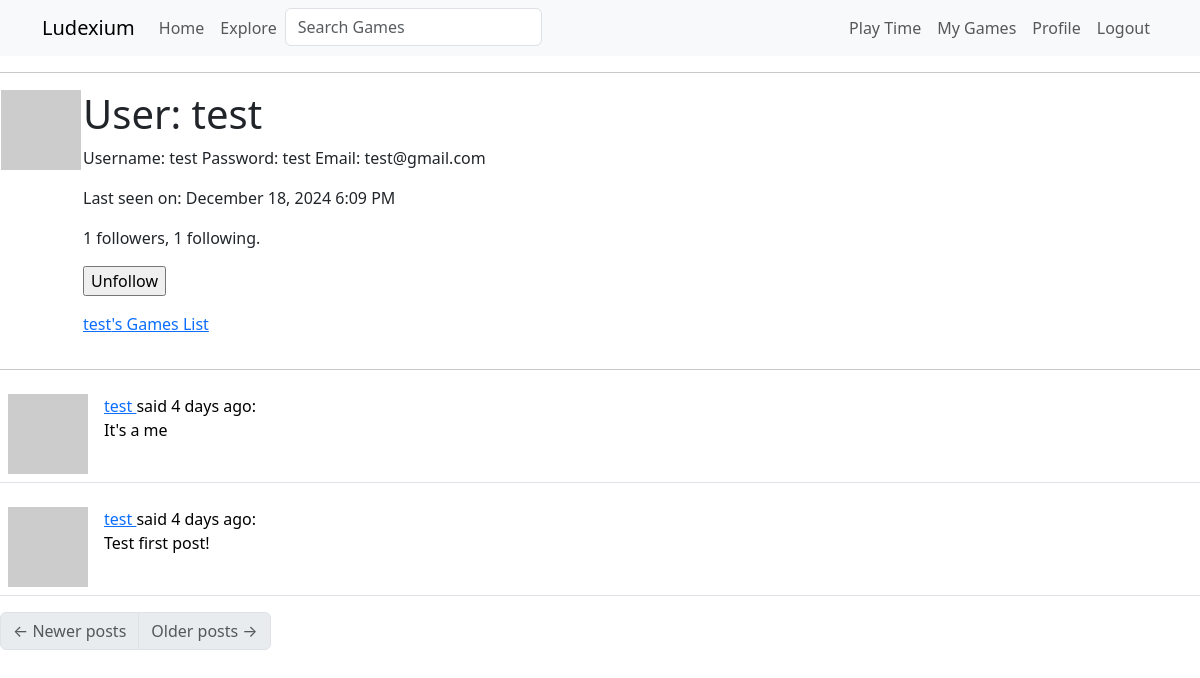
The page /user/test (signed in) on the database as committed earlier.
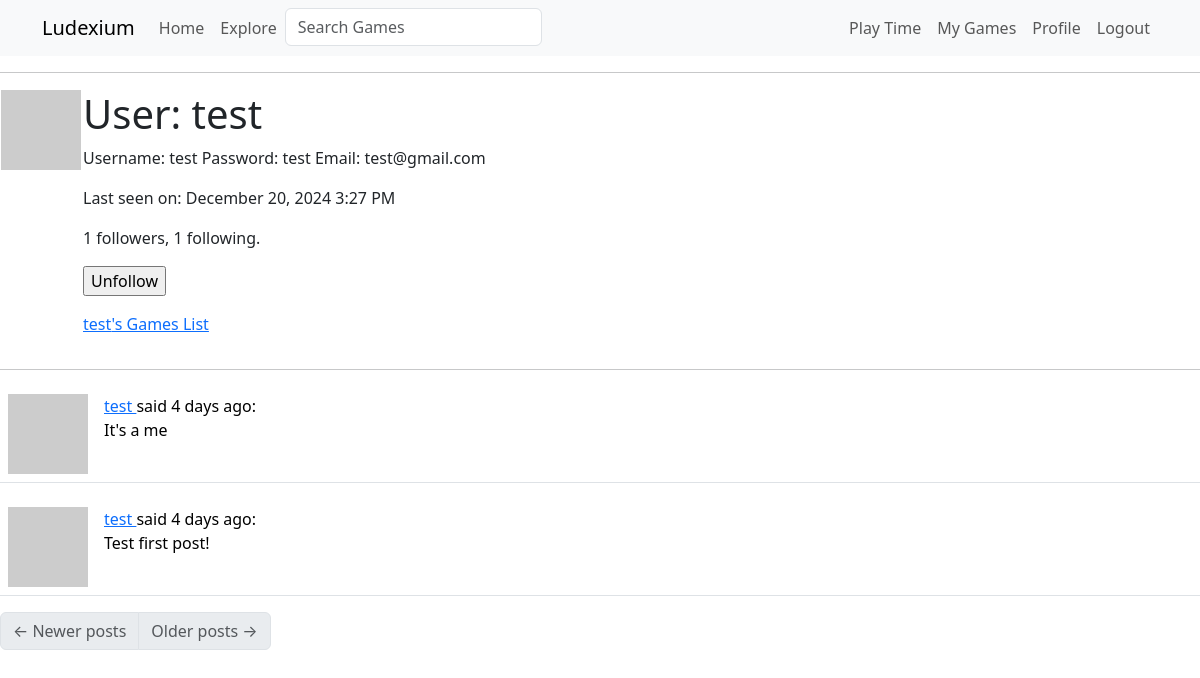
The same page on the database as committed later.
### app/models.py (models this page shows, shortened)
class User(UserMixin, db.Model):
    id: so.Mapped[int] = so.mapped_column(primary_key=True)
    username: so.Mapped[str] = so.mapped_column(sa.String(64), index=True, unique=True)
    email: so.Mapped[str] = so.mapped_column(sa.String(120), index=True, unique=True)
    password_hash: so.Mapped[Optional[str]] = so.mapped_column(sa.String(256))
    about_me: so.Mapped[Optional[str]] = so.mapped_column(sa.String(140))
    last_seen: so.Mapped[Optional[datetime]] = so.mapped_column(default=lambda: datetime.now(timezone.utc))
    played_games: so.WriteOnlyMapped[Play] = so.relationship('Play', back_populates='user', lazy='dynamic')
    posts: so.WriteOnlyMapped['Post'] = so.relationship(back_populates='author')
    following: so.WriteOnlyMapped['User'] = so.relationship(
        secondary=followers, primaryjoin=(followers.c.follower_id == id),
        secondaryjoin=(followers.c.followed_id == id),
        back_populates='followers')
    followers: so.WriteOnlyMapped['User'] = so.relationship(
        secondary=followers, primaryjoin=(followers.c.followed_id == id),
        secondaryjoin=(followers.c.follower_id == id),
        back_populates='following')
    def avatar(self, size):
        digest = md5(self.email.lower().encode('utf-8')).hexdigest()
        return f'https://www.gravatar.com/avatar/{digest}?d=identicon&s={size}'
    def is_following(self, user):
        query = self.following.select().where(User.id == user.id)
        return db.session.scalar(query) is not None
    def followers_count(self):
        query = sa.select(sa.func.count()).select_from(
            self.followers.select().subquery())
        return db.session.scalar(query)
    def following_count(self):
        query = sa.select(sa.func.count()).select_from(
            self.following.select().subquery())
        return db.session.scalar(query)

### app/routes.py (the view)
@app.route('/user/<username>')
@login_required
def user(username):
    user = db.first_or_404(sa.select(User).where(User.username == username))
    page = request.args.get('page', 1, type=int)
    query = user.posts.select().order_by(Post.timestamp.desc())
    posts = db.paginate(query, page=page,
                        per_page=app.config['POSTS_PER_PAGE'],
                        error_out=False)
    next_url = url_for('user', username=user.username, page=posts.next_num) if posts.has_next else None
    prev_url = url_for('user', username=user.username, page=posts.prev_num) if posts.has_prev else None
    form = EmptyForm()
    return render_template('user.html', user=user, posts=posts.items,
                           next_url=next_url, prev_url=prev_url, form=form)

### app/forms.py
class SearchForm(FlaskForm):
    q = StringField('Search Games', validators=[DataRequired()])
    def __init__(self, *args, **kwargs):
        if 'formdata' not in kwargs:
            kwargs['formdata'] = request.args
        if 'meta' not in kwargs:
            kwargs['meta'] = {'csrf': False}
        super(SearchForm, self).__init__(*args, **kwargs)

class EmptyForm(FlaskForm):
    submit = SubmitField('Submit')

### app/models.py (called while the page is built)
@login.user_loader
def load_user(id):
    return db.session.get(User, int(id))

### app/routes.py (called while the page is built)
@app.before_request
def before_request():
    if current_user.is_authenticated:
        current_user.last_seen = datetime.now(timezone.utc)
        g.search_form = SearchForm()
        db.session.commit()

### app/templates/user.html (shortened to what this page needs)
{% extends "base.html" %}
{% block content %}
    <table>
        <tr valign="top">
            <td><img src="{{ user.avatar(128) }}"></td>
            <td>
                <h1>User: {{ user.username }}</h1>
                {% if user.about_me %}<p>{{ user.about_me }}</p>{% endif %}
                {% if user.last_seen %}
                <p>Last seen on: {{ moment(user.last_seen).format('LLL') }}</p>
                {% endif %}
                <p>{{ user.followers_count() }} followers, {{ user.following_count() }} following.</p>
                {% if user == current_user %}
                <p><a href="{{ url_for('edit_profile') }}">Edit your profile</a></p>
                {% else %}
                <p>
                    <form action="{{ url_for('unfollow', username=user.username) }}" method="post">
                        {{ form.submit(value='Unfollow') }}
                    </form>
                </p>
                {% endif %}
                <p>
                    <a href="{{ url_for('my_games', username=user.username) }}">
                        {{ user.username }}'s Games List</a>
                </p>
            </td>
        </tr>
    </table>
    <hr>
    {% for post in posts %}
        {% include '_post.html' %}
    {% endfor %}
    <nav aria-label="Post navigation">
        <ul class="pagination">
            <li class="page-item{% if not prev_url %} disabled{% endif %}">
                <a class="page-link" href="{{ prev_url }}">
                    <span aria-hidden="true">&larr;</span> Newer posts
                </a>
            </li>
            <li class="page-item{% if not next_url %} disabled{% endif %}">
                <a class="page-link" href="{{ next_url }}">
                    Older posts <span aria-hidden="true">&rarr;</span>
                </a>
            </li>
        </ul>
    </nav>
{% endblock %}

Rows that differ between the two databases and show on the page:
changed User "test": last_seen "December 18, 2024 6:09 PM" → "December 20, 2024 3:27 PM"
